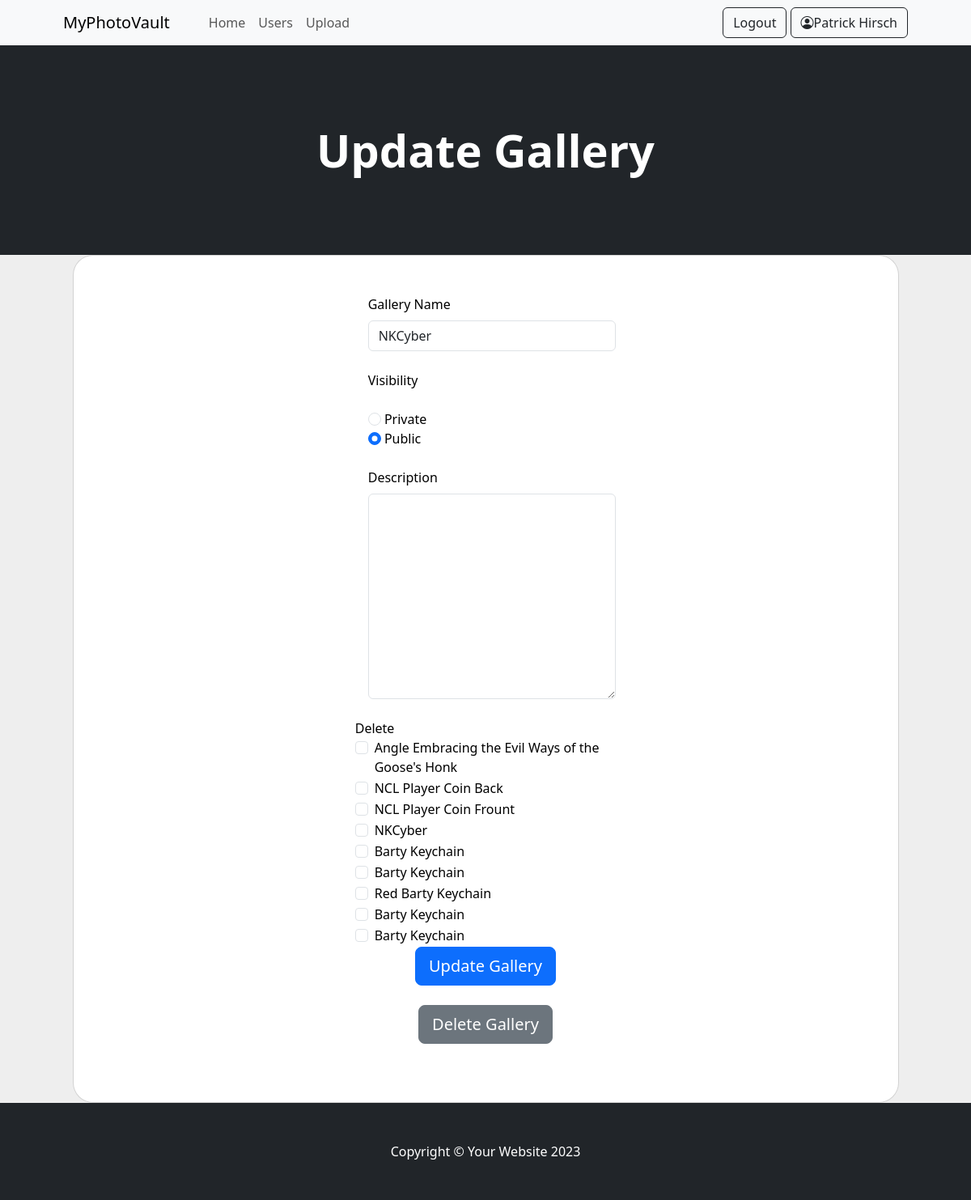
The app's page /editGallery.php?id=7 (signed in) with its own data.
### tables this page shows
CREATE TABLE `galleries` (
  `ID` int(10) UNSIGNED NOT NULL,
  `owner_ID` int(10) UNSIGNED NOT NULL,
  `time_stamp` datetime NOT NULL DEFAULT current_timestamp(),
  `visibility` tinyint(4) NOT NULL,
  `name` varchar(64) NOT NULL,
  `description` varchar(280) DEFAULT NULL
);

CREATE TABLE `img_in_gal` (
  `image_ID` int(10) UNSIGNED NOT NULL,
  `gallery_ID` int(10) UNSIGNED NOT NULL
);

CREATE TABLE `images` (
  `ID` int(10) UNSIGNED NOT NULL,
  `owner_ID` int(10) UNSIGNED NOT NULL,
  `filename` varchar(64) NOT NULL,
  `name` varchar(64) NOT NULL,
  `timestamp` datetime NOT NULL DEFAULT current_timestamp(),
  `url` varchar(100) DEFAULT NULL
);

### lib/functions.php (called while the page is built, shortened)
<?php
function getGallery($pdo,$galID)
{	$stmt=$pdo->prepare('SELECT * FROM galleries WHERE id=?');
	$stmt->execute([$galID]);
	$ret=$stmt->fetch();
	return $ret;
}
?>

### editGallery.php (the view, shortened to what this page needs)
<?php
require_once 'header.php';
require_once 'lib/functions.php';
require_once 'db/db.php';
$errors = [];
$gallery = getGallery($pdo, $_GET['id']);
$stmt=$pdo->prepare('
        SELECT *
         FROM img_in_gal
         INNER JOIN images ON images.ID = img_in_gal.image_ID
         WHERE gallery_ID=?;
     ');
$stmt->execute([$_GET['id']]);
$images = $stmt->fetchAll();
?>
<?= echoHeader('Update Gallery') ?>
<head>
    <link href="https://cdn.jsdelivr.net/npm/bootstrap@5.3.2/dist/css/bootstrap.min.css" rel="stylesheet">
  </head>
<body>
<section style="background-color: #eee;">
    <div class="container h-100">
        <div class="row d-flex justify-content-center align-items-center h-100">
            <div class="col-lg-12 col-xl-11">
                <div class="card text-black" style="border-radius: 25px;">
                    <div class="card-body p-md-5">
                        <div class="row justify-content-center">
                            <div class="col-md-10 col-lg-6 col-xl-5 order-2 order-lg-1">
                  <?php
                              $action = $_POST['action'] ?? '';
                              if ($action === 'delete') {
                                if (count($errors) === 0) {
                                  echo 'Gallery deleted Successfully';
                                }
                              } else {
                                  echo '<form name="signUpForm" class="mx-1 mx-md-4" method="POST" action="' . htmlspecialchars($_SERVER['PHP_SELF']) . '?id=' . $_GET['id'] . '">
                                      <div class=" d-flex flex-row align-items-center mb-4">
                                          <div class="form-outline flex-fill mb-0">
                                              <label class="form-label" for="nameInput">Gallery Name</label>
                                              <input type="text" id="nameInput" name="galleryName" class="form-control" value="' . htmlspecialchars($gallery['name']) . '" required/>
                                          </div>
                                      </div>
                                      <div class="d-flex flex-row align-items-center mb-4">
                                          <div class="form-outline flex-fill mb-0">
                                              <div>Visibility</div><br>
                                              <input type="radio" id="private" name="visibility" value="private" class="form-check-input" ' . ($gallery['visibility'] == '0' ? 'checked' : '') . '/>
                                              <label class="form-check-label" for="visibility">Private</label>
                                              <br>
                                              <input type="radio" id="public" name="visibility" value="public" class="form-check-input" ' . ($gallery['visibility'] == '1' ? 'checked' : '') . '/>
                                              <label class="form-check-label" for="visibility" >Public</label>
                                          </div>
                                      </div>
                                      <div class="d-flex flex-row align-items-center mb-4">
                                          <div class="form-outline flex-fill mb-0">
                                              <label class="form-label" for="description">Description</label>
                                              <textarea class="form-control" name="description" id="description" cols="30" rows="10">' . htmlspecialchars($gallery['description']) . '</textarea>
                                          </div>
                                      </div>
                                      <div>Delete</div>
                                      ';
                                  foreach ($images as $key => $image) {
                                      echo '
                                          <div class="form-check">
                                            <input
                                            class="form-check-input"
                                            type="checkbox"
                                            name="images[]"
                                            value="'.$image['image_ID'].'"
                                            id="'.$key.'"
                                            >
                                          <label class="form-check-label" for="'.$key.'">
                                            '. $image['name'] .'
                                          </label>
                                        </div>
                                            ';
                                  }
                                echo  '<div class="d-flex justify-content-center mx-4 mb-3 mb-lg-4">
                                          <button type="submit" id="update" name="action" value="update" class="btn btn-primary btn-lg">Update Gallery</button>
                                      </div>
                                      <div class="d-flex justify-content-center mx-4 mb-3 mb-lg-4">
                                          <button type="submit" id="delete" value="delete" name="action" class="btn btn-secondary btn-lg">Delete Gallery</button>
                                      </div>
                                  </form>';
                                }
                                ?>
                            </div>
                        </div>
                    </div>
                </div>
            </div>
        </div>
    </div>
</section>
</body>
<?= echoFooter() ?>

### header.php (shortened to what this page needs)
<?php
function echoHeader($title='',$subtitle='')
{	$ret=echoHead($title,$subtitle).'
    <body>
        <nav class="navbar navbar-expand-lg navbar-light bg-light">
            <div class="container px-4 px-lg-5">
                <a class="navbar-brand" href="index.php">MyPhotoVault</a>
                <button class="navbar-toggler" type="button" data-bs-toggle="collapse" data-bs-target="#navbarSupportedContent" aria-controls="navbarSupportedContent" aria-expanded="false" aria-label="Toggle navigation"><span class="navbar-toggler-icon"></span></button>
                <div class="collapse navbar-collapse" id="navbarSupportedContent">
                    <ul class="navbar-nav me-auto mb-2 mb-lg-0 ms-lg-4">
                        <li class="nav-item"><a class="nav-link" href="index.php">Home</a></li>
                        <li class="nav-item"><a class="nav-link" href="users.php">Users</a></li>
                        <li class="nav-item"><a class="nav-link" href="uploadImage.php">Upload</a></li>';
	$ret=$ret.'
                    </ul>';
	if(isset($_SESSION['user_id']))
		$ret=$ret.'<a href="logout.php" class="text-muted"><button class="btn btn-outline-dark" type="submit">Logout</button></a>&nbsp;';
	$ret=$ret.'
                    <form class="d-flex"';
	if(isset($_SESSION['user_id']))
		$ret=$ret.'action="user.php"';
	else
		$ret=$ret.'action="login.php"';
	$ret=$ret.'>
                        <button class="btn btn-outline-dark" type="submit">
                            <i class="bi bi-person-circle"></i>';
	if(isset($_SESSION['user_id']))
		$ret=$ret.$_SESSION['user_name'];
	else
		$ret=$ret.'Login';
	$ret=$ret.'
                        </button>
                    </form>
                </div>
            </div>
        </nav>
        <header class="bg-dark py-5">
            <div class="container px-4 px-lg-5 my-5">
                <div class="text-center text-white">
                    <h1 class="display-4 fw-bolder">'.$title.'</h1>
                    <p class="lead fw-normal text-white-50 mb-0">'.$subtitle.'</p>
                </div>
            </div>
        </header>
';
	return $ret;
}
function echoFooter()
{	echo '
        <footer class="py-5 bg-dark">
            <div class="container"><p class="m-0 text-center text-white">Copyright &copy; Your Website 2023</p></div>
        </footer>
        <script src="https://cdn.jsdelivr.net/npm/bootstrap@5.2.3/dist/js/bootstrap.bundle.min.js"></script>
        <script src="js/scripts.js"></script>
    </body>
</html>
';
}
function echoHead($title='',$subtitle='')
{	return '
<!DOCTYPE html>
<html lang="en">
    <head>
        <meta charset="utf-8" />
        <meta name="viewport" content="width=device-width, initial-scale=1, shrink-to-fit=no" />
        <meta name="description" content="" />
        <meta name="author" content="" />
        <title>'.$title.' - MyPhotoVault</title>
        <link rel="icon" type="image/x-icon" href="assets/favicon.ico" />
        <link href="https://cdn.jsdelivr.net/npm/bootstrap-icons@1.5.0/font/bootstrap-icons.css" rel="stylesheet" />
        <link href="css/styles.css" rel="stylesheet" />
    </head>
';
}
?>

### records on screen
galleries: galleryName "NKCyber", visibility "☑"
img_in_gal: image_ID.name "Angle Embracing the Evil Ways of the Goose's Honk"
img_in_gal: image_ID.name "NCL Player Coin Back"
img_in_gal: image_ID.name "NCL Player Coin Frount"
img_in_gal: image_ID.name "NKCyber"
img_in_gal: image_ID.name "Barty Keychain"
img_in_gal: image_ID.name "Barty Keychain"
img_in_gal: image_ID.name "Red Barty Keychain"
img_in_gal: image_ID.name "Barty Keychain"
img_in_gal: image_ID.name "Barty Keychain"

### other values on screen
$ret "Patrick Hirsch"
$title "Update Gallery"
